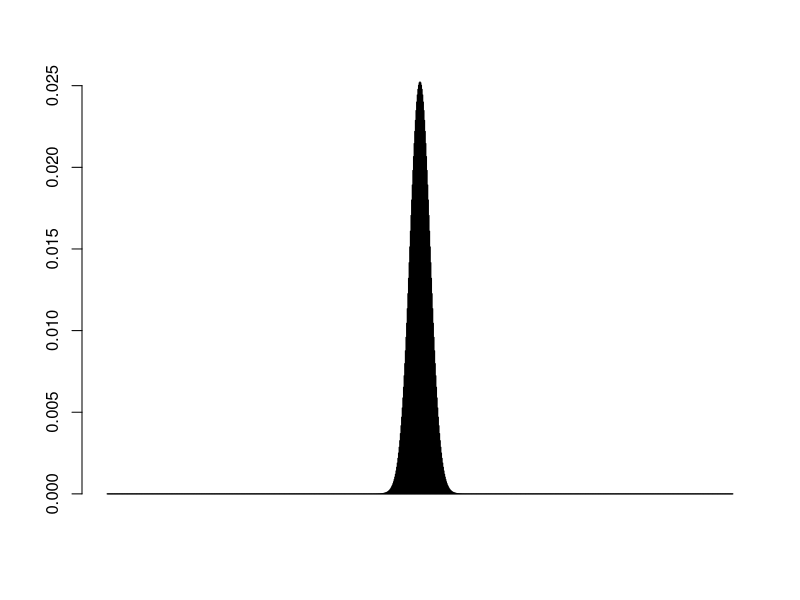

Here is the R script that generated this plot:


num_flip <- 0:1000
tot <- 1000
prb <- 0.5
y <- dbinom(num_flip,tot,prb)
y
y[991]
class(y)
barplot(y)
df <- data.frame(num_flip,y)

# Poisson
dpois(7,10)
poi = sum(dpois(0:10,10))


sum(poi, na.rm = TRUE)
pois <- sum(dpois(0:10,10))
resu <- 1- poi

###negative binomial
dnbinom(10-3, size = 3, prob = 0.09) 


##### Geometric distribution
dgeom(3,0.3)
